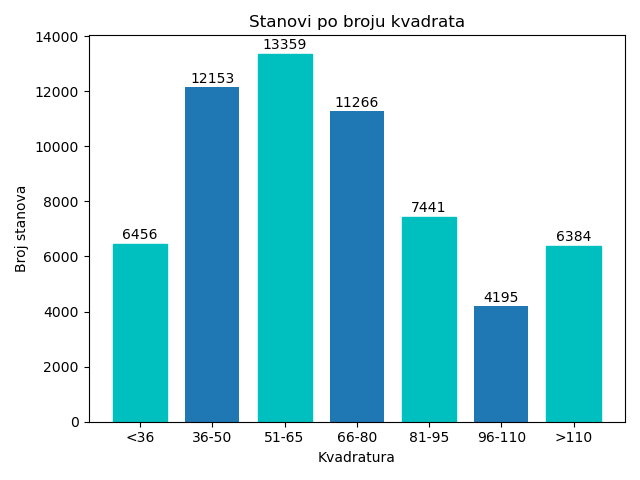

The Python source for this figure:
import json
import matplotlib.pyplot as plt
import numpy as np

dict_json = {'<36': 0, '36-50': 0, '51-65': 0, '66-80': 0, '81-95': 0, '96-110': 0, '>110': 0}


def updateDict(r):
    if r < 36:
        dict_json['<36'] += 1
    elif 36 <= r <= 50:
        dict_json['36-50'] += 1
    elif 51 <= r <= 65:
        dict_json['51-65'] += 1
    elif 66 <= r <= 80:
        dict_json['66-80'] += 1
    elif 81 <= r <= 95:
        dict_json['81-95'] += 1
    elif 96 <= r <= 110:
        dict_json['96-110'] += 1
    elif r > 110:
        dict_json['>110'] += 1
    else:
        print("Error")


def create_json(file):
    with open(file, 'r') as infile:
        result = json.load(infile)
        for r in result:
            if r['tip_nekretnine'] == 0 and r['tip_ponude'] == 0 and r['kvadratura'] is not None:
                updateDict(r['kvadratura'])

    print(dict_json)

    with open('stanovi_po_kvadraturi.json', 'w') as output_file:
        output_file.write(
            '[' +
            json.dumps(dict_json, indent=4) +
            ']\n')

def plotting():
    labels = ['<36', '36-50', '51-65', '66-80', '81-95', '96-110', '>110']
    x = np.arange(len(labels))  # the label locations [0 1 2 3 4 5 6]
    width = 0.75  # the width of the bars
    values = [dict_json['<36'], dict_json['36-50'], dict_json['51-65'], dict_json['66-80'], dict_json['81-95'], dict_json['96-110'], dict_json['>110']]
    fig, ax = plt.subplots()
    rects1 = ax.bar(x, values, width)
    i = 0
    for r in rects1:
        if i % 2 == 0:
            r.set_color('c')
        i += 1
    # Add some text for labels, title and custom x-axis tick labels, etc.
    ax.set_ylabel('Broj stanova')
    ax.set_xlabel('Kvadratura')
    ax.set_title('Stanovi po broju kvadrata')
    ax.set_xticks(x)
    ax.set_xticklabels(labels)
    ax.bar_label(rects1, padding=1)
    fig.tight_layout()
    plt.savefig('stanovi_po_kvadraturi.png')
    plt.show()


create_json("../data_real_estates.json")

plotting()

